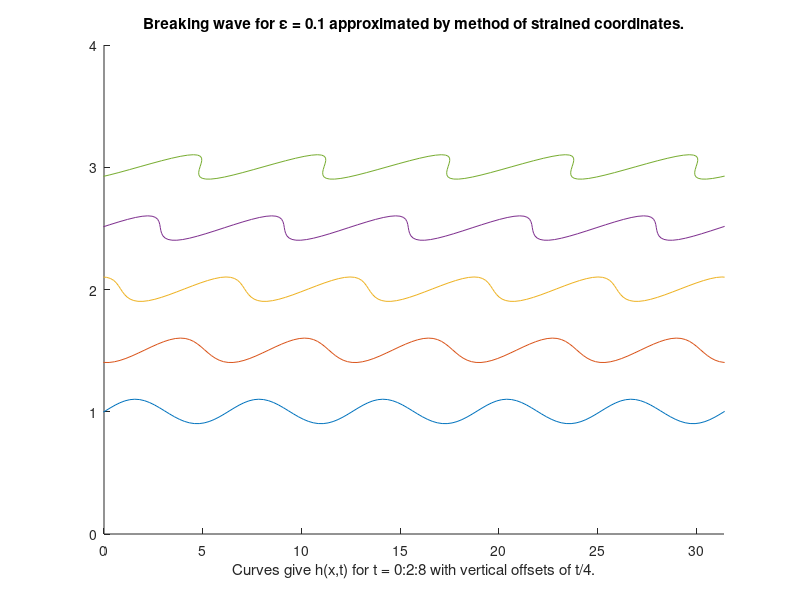

Reproduce this figure in MATLAB.
function strainedA
% E.J. Hinch, Perturbation Methods, C.U.P., Cambridge, 1991, studies the
% breaking of shallow water waves by the method of strained coordinates
% in Section 6.3.  This program computes his Fig. 6.3.  He shows that the
% wave breaks at time t = (2/3)(1/epsilon) + O(epsilon^2).  Here epsilon is
% 0.1, so it breaks at about t = 6.67.  The figure shows the wave at times
% t = 6 and 8.  Note that the curve is multivalued at t = 8. For comparison
% with the numerical results, it is more convenient to plot on [0,10*pi]
% than on the interval [0,30] of Fig. 6.3.

epsilon = 0.1;
beta = linspace(-10,40,200);
close all
hold on
for t = 0:2:8
    alpha = getalpha(t,epsilon,beta);
    x = 0.5*(alpha+beta) + epsilon*( 0.3750*(alpha-beta).*sin(beta) ...
        + 0.1250*(cos(beta) - cos(alpha)));
    h = 1 + epsilon*sin(beta) + 0.25*epsilon^2*sin(beta).^2;
    plot(x,h+0.25*t)
    axis([0 10*pi 0 4])
    title(['Breaking wave for \epsilon = ',num2str(epsilon),...
           ' approximated by method of strained coordinates.'])
    xlabel(['Curves give h(x,t) for t = 0:2:8 with vertical offsets of',...
           ' t/4.'])
end
hold off

%=========================================================================
% Subfunctions

    function alpha = getalpha(t,epsilon,beta)
    % Compute alpha by iteration.
        ao = 2*t + beta;
        for i = 1:10
            alpha = 2*t + beta ...
                    - 2*epsilon*( -0.375*(ao-beta).*sin(beta)...
                    + 0.125*(cos(beta) - cos(ao)) )...
                 - (2/128)*epsilon^2*( (ao-beta).*(14 - 15*cos(2*beta))...
                    + (-13*sin(beta).*cos(beta) + sin(ao).*cos(ao) ...
                    + 12*sin(beta).*cos(ao)) );

            if norm(alpha - ao,inf) <= 0.001
                return
            else
                ao = alpha;
            end
        end
        error(['Unable to compute alpha for t = ',num2str(t),'.'])
    
    % end function getalpha

% end function strainedA